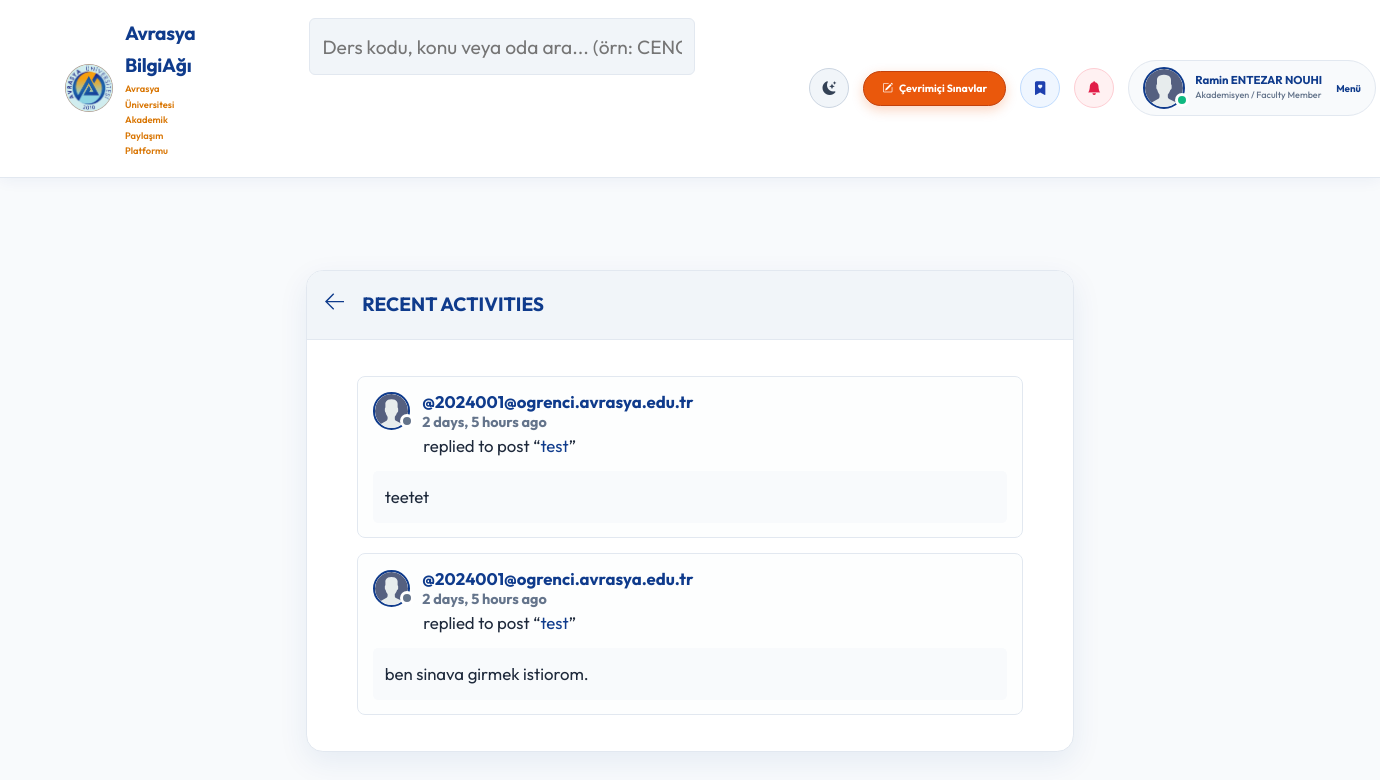
The page /activity/ (signed in) on the database as committed earlier.
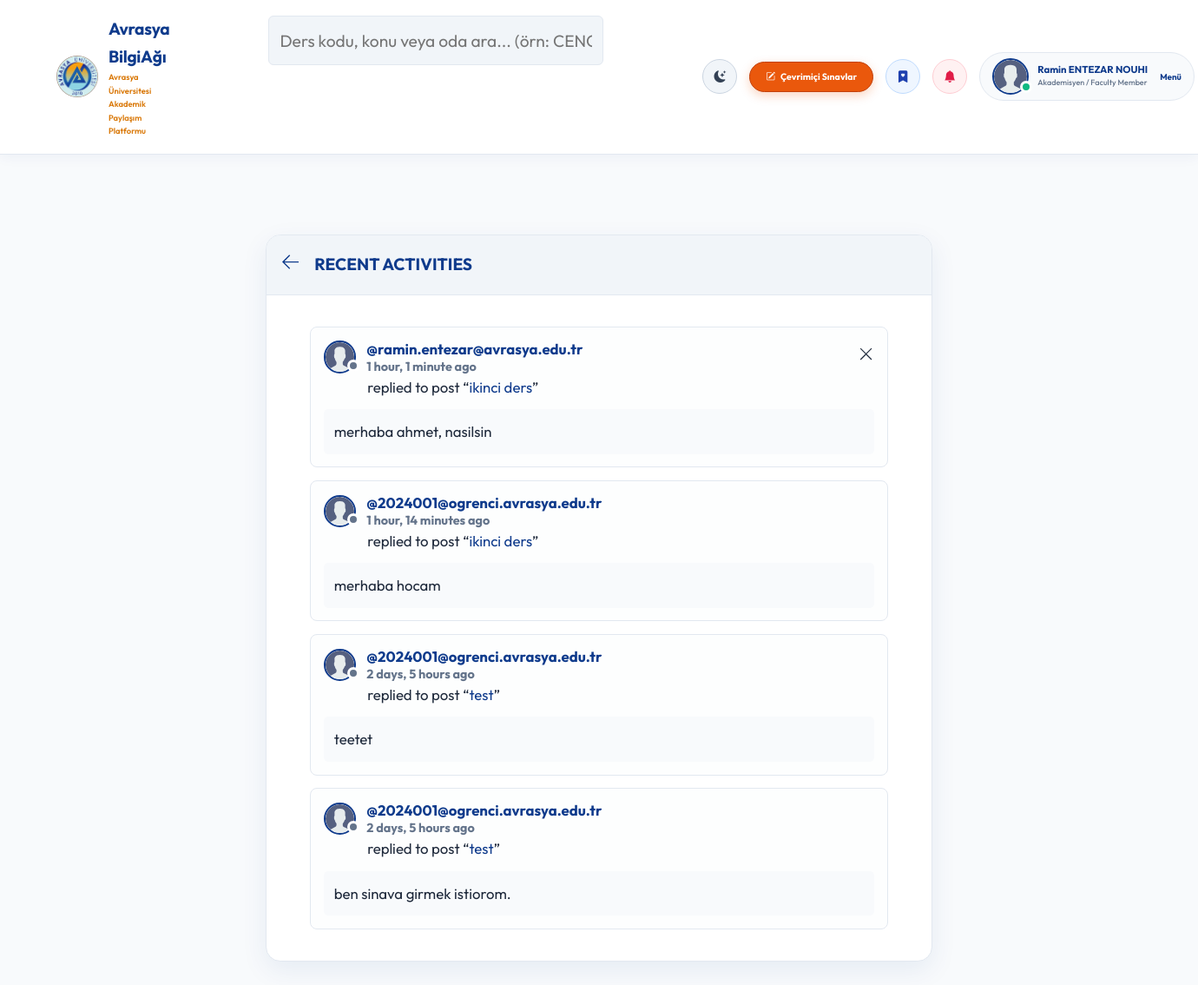
The same page on the database as committed later.
### base/models.py (models this page shows, shortened)
class Message(models.Model):
    user = models.ForeignKey(User, on_delete=models.CASCADE)
    room = models.ForeignKey(Room, on_delete=models.CASCADE)
    body = models.TextField()
    is_verified_answer = models.BooleanField(default=False, verbose_name="Öğretim Üyesi Onaylı Cevap")
    updated = models.DateTimeField(auto_now=True)
    created = models.DateTimeField(auto_now_add=True)
    class Meta:
        ordering = ['-updated', '-created']

class User(AbstractUser):
    name = models.CharField(max_length=200, null=True, verbose_name="Ad Soyad")
    email = models.EmailField(unique=True, null=True, verbose_name="E-Posta Adresi")
    bio = models.TextField(null=True, verbose_name="Hakkımda (Biyografi)")
    avatar = models.ImageField(null=True, default="avatar.svg", verbose_name="Profil Fotoğrafı (Avatar)")
    student_id = models.CharField(max_length=50, null=True, blank=True, verbose_name="Öğrenci / Sicil No")
    department = models.CharField(max_length=100, choices=DEPARTMENT_CHOICES, default='Genel / Diğer', verbose_name="Fakülte / Bölüm")
    role = models.CharField(max_length=20, choices=ROLE_CHOICES, default='student', verbose_name="Akademik Rol")
    github_link = models.URLField(max_length=255, null=True, blank=True, verbose_name="GitHub Profili")
    linkedin_link = models.URLField(max_length=255, null=True, blank=True, verbose_name="LinkedIn Profili")
    objects = CustomUserManager()
    USERNAME_FIELD = 'email'
    REQUIRED_FIELDS = ['username']
    @property
    def unread_notifications_count(self):
        return self.notifications.filter(is_read=False).count()
    @property
    def unread_notifications(self):
        return self.notifications.filter(is_read=False)

class Room(models.Model):
    host = models.ForeignKey(User, on_delete=models.SET_NULL, null=True)
    topic = models.ForeignKey(Topic, on_delete=models.SET_NULL, null=True, verbose_name="Bölüm / Akademik Konu")
    name = models.CharField(max_length=200, verbose_name="Çalışma Odası Adı")
    course_code = models.CharField(max_length=50, null=True, blank=True, verbose_name="Ders Kodu (örn: CENG201)")
    room_type = models.CharField(max_length=20, choices=ROOM_TYPE_CHOICES, default='general', verbose_name="Oda Türü")
    description = models.TextField(null=True, blank=True, verbose_name="Oda Açıklaması")
    participants = models.ManyToManyField(
        User, related_name='participants', blank=True)
    updated = models.DateTimeField(auto_now=True)
    created = models.DateTimeField(auto_now_add=True)
    class Meta:
        ordering = ['-updated', '-created']
    def __str__(self):
        return self.name

### base/views.py (the view, shortened to what this page needs)
# urls.py: path('activity/', views.activityPage, name="activity"),
@login_required(login_url='login')
def activityPage(request):
    room_messages = Message.objects.all()
    return render(request, 'base/activity.html', {'room_messages': room_messages})

### base/templates/base/activity.html
{% extends 'main.html' %}
{% block content %}
<main class="layout">
  <div class="container">
    <div class="layout__box">
      <div class="layout__boxHeader">
        <div class="layout__boxTitle">
          <a href="{% url 'home' %}">
            <svg version="1.1" xmlns="http://www.w3.org/2000/svg" width="32" height="32" viewBox="0 0 32 32">
              <title>arrow-left</title>
              <path
                d="M13.723 2.286l-13.723 13.714 13.719 13.714 1.616-1.611-10.96-10.96h27.625v-2.286h-27.625l10.965-10.965-1.616-1.607z">
              </path>
              </path>
            </svg>
          </a>
          <h3>Recent Activities</h3>
        </div>
      </div>
      <div class="activities-page layout__body">
        {% for message in room_messages %}
        <div class="activities__box">
          <div class="activities__boxHeader roomListRoom__header">
            <a href="{% url 'user-profile' message.user.id %}" class="roomListRoom__author">
              <div class="avatar avatar--small">
                <img src="{{message.user.avatar.url}}" />
              </div>
              <p>
                @{{message.user}}
                <span>{{message.created|timesince}} ago</span>
              </p>
            </a>
            {% if request.user == message.user %}
            <div class="roomListRoom__actions">
              <a href="{% url 'delete-message' message.id %}">
                <svg version="1.1" xmlns="http://www.w3.org/2000/svg" width="32" height="32" viewBox="0 0 32 32">
                  <title>remove</title>
                  <path
                    d="M27.314 6.019l-1.333-1.333-9.98 9.981-9.981-9.981-1.333 1.333 9.981 9.981-9.981 9.98 1.333 1.333 9.981-9.98 9.98 9.98 1.333-1.333-9.98-9.98 9.98-9.981z">
                  </path>
                </svg>
              </a>
            </div>
            {% endif %}
          </div>
          <div class="activities__boxContent">
            <p>replied to post “<a href="{% url 'room' message.room.id %}">{{message.room}}</a>”</p>
            <div class="activities__boxRoomContent">
              {{message.body}}
            </div>
          </div>
        </div>
        {% endfor %}
      </div>
    </div>
  </div>
</main>
{% endblock content %}

Rows that differ between the two databases and show on the page:
added Message: user.avatar (placeholder picture), user "ramin.entezar@avrasya.edu.tr", created "1 hour, 1 minute", room "ikinci ders", body "merhaba ahmet, nasilsin"
added Message: user.avatar (placeholder picture), user "2024001@ogrenci.avrasya.edu.tr", created "1 hour, 14 minutes", room "ikinci ders", body "merhaba hocam"
